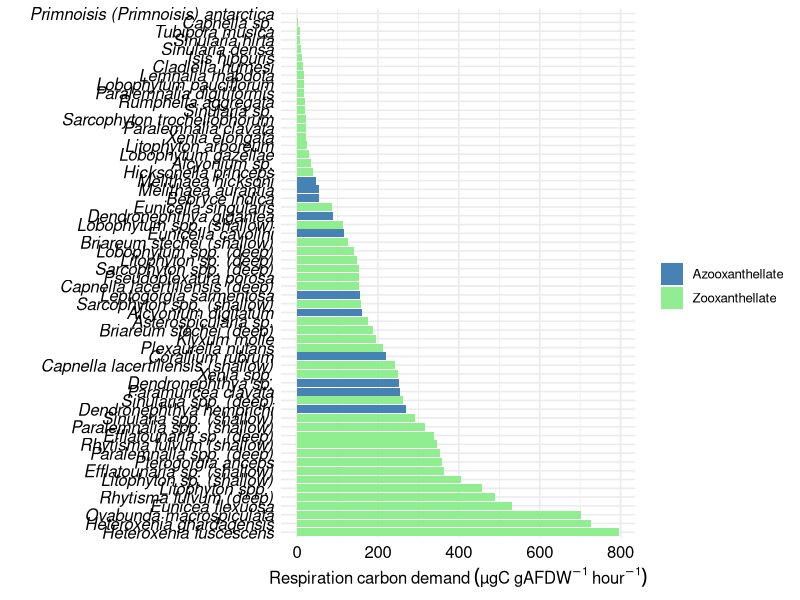
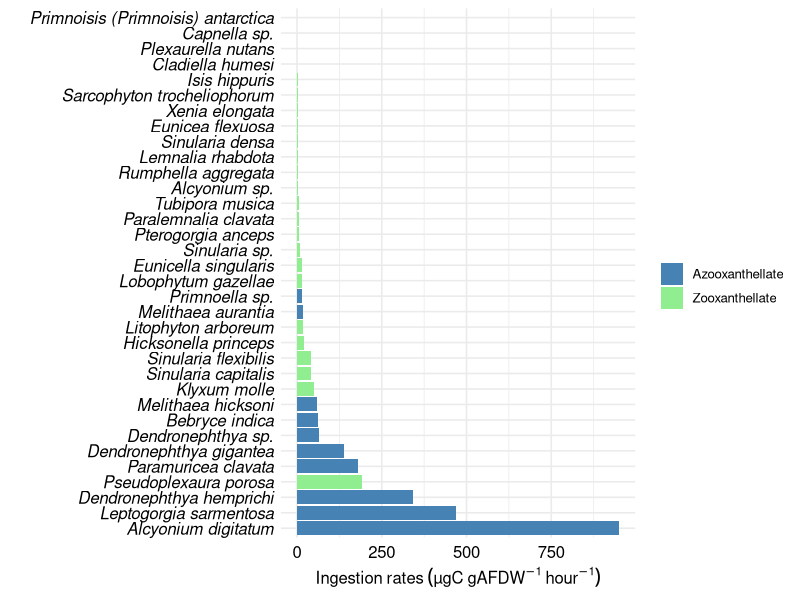
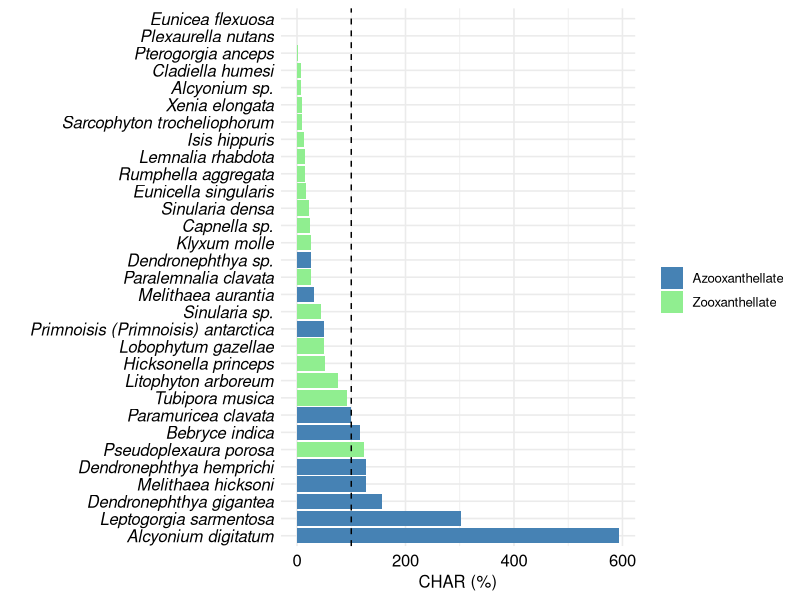
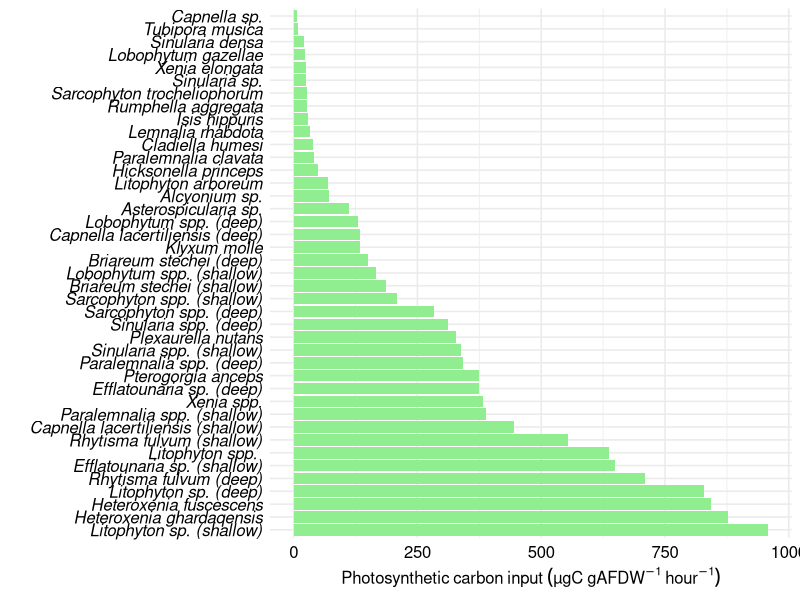
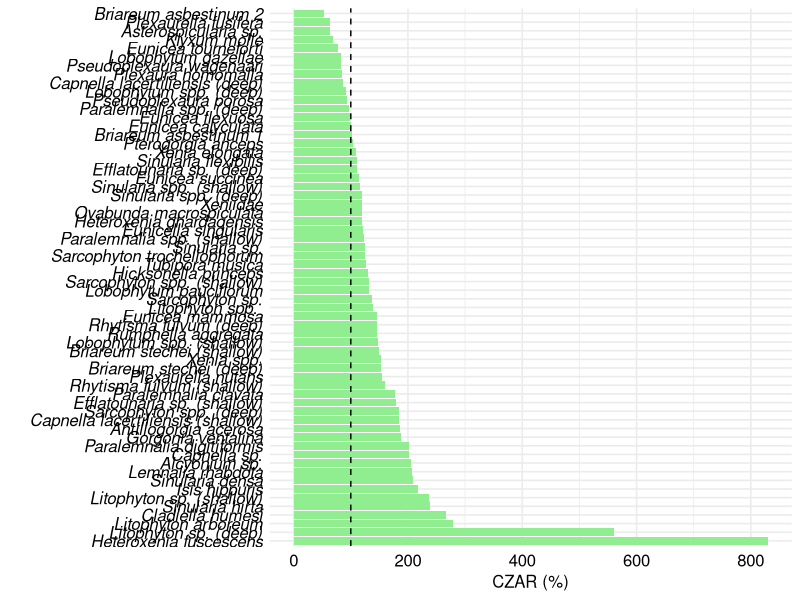
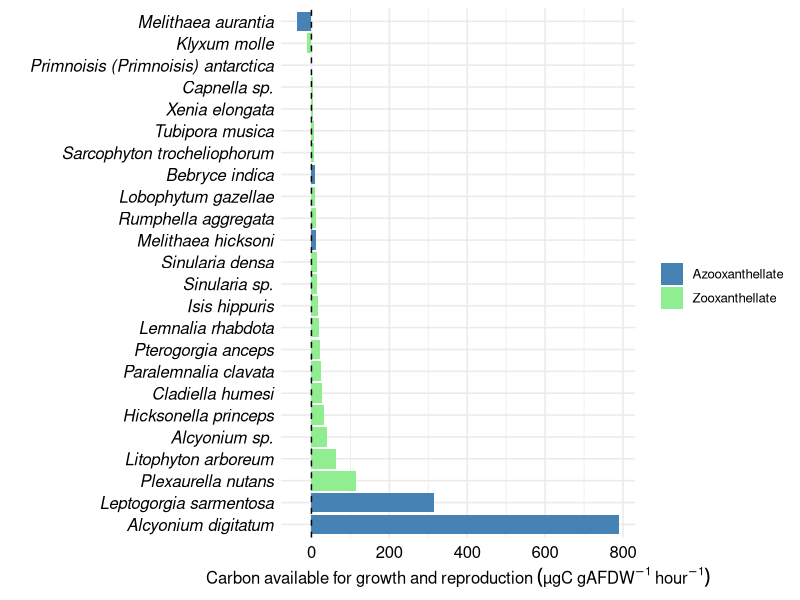

Write R code to recreate these figures, in order.
#Set working directory
setwd("C:/Users/patri/OneDrive/Documentos/PGSISCO/Review/MABI/Variables")

#Package
library(ggplot2)
library("dplyr")

############# 1. Rc

#Rc
data <- read.csv(file="data.csv",header=TRUE,sep=";",dec=".")
Rc<-subset(data, select = c(Species, Rmean, Symbiont, Authors, Year, Title, Journal, study.ID))
Rc<-na.omit(Rc)
str(Rc)

#Check the data manually
#write.table(Rc,"Rc raw.csv", sep=";", dec=".",row.names = F) 

#Reading new data
Rc <- read.csv(file="Rc selected.csv",header=TRUE,sep=";",dec=".")
Rc<-na.omit(Rc)

summary(Rc)
#n = 60

Rc.zoo <- filter(Rc, Symbiont == "Zooxanthellate")
summary(Rc.zoo)
#Zooxanthellate species:48

Rc.azoo <- filter(Rc, Symbiont == "Azooxanthellate")
summary(Rc.azoo)
#Azooxanthellate species:12


#Creating the figure
legend <- expression(Respiration~carbon~demand~(µgC~gAFDW^-1~hour^-1))
Fig.Rc <-ggplot(data=Rc, aes(x = reorder(Species,-Rmean), y = Rmean, fill=Symbiont))+
  geom_bar(stat="identity") +     
  scale_fill_manual(values=c("steelblue","lightgreen"), name=" ")+
  coord_flip()+
  theme_minimal(base_size = 12)+
  xlab(" ") + ylab(legend)+
  theme(axis.text.x = element_text(color="black",size=12))+
  theme(axis.text.y = element_text(color="black",size=12,face = "italic"))

#Figure
Fig.Rc

#Clear the R environment
rm(list=ls(all=TRUE))



############# 2. Hc

#Hc
data <- read.csv(file="data.csv",header=TRUE,sep=";",dec=".")
Hc<-subset(data, select = c(Species, Hmean, Symbiont, Hconsidering, Authors, Year, Title, Journal, study.ID))
Hc<-na.omit(Hc)
str(Hc)

#Check the data manually
#write.table(Hc,"Hc raw.csv", sep=";", dec=".",row.names = F) 

#Reading new data
Hc <- read.csv(file="Hc selected.csv",header=TRUE,sep=";",dec=".")
Hc<-na.omit(Hc)

summary(Hc)
#n = 34

Hc.zoo <- filter(Hc, Symbiont == "Zooxanthellate")
summary(Hc.zoo)
#Zooxanthellate species: 23

Hc.azoo <- filter(Hc, Symbiont == "Azooxanthellate")
summary(Hc.azoo)

#Creating the figure
legend <- expression(Ingestion~rates~(µgC~gAFDW^-1~hour^-1))
Fig.Hc<-ggplot(data=Hc, aes(x = reorder(Species,-Hmean), y = Hmean, fill=Symbiont))+
  geom_bar(stat="identity") +     
  scale_fill_manual(values=c("steelblue","lightgreen"), name=" ")+
  coord_flip()+
  theme_minimal(base_size = 12)+
  xlab(" ") + ylab(legend)+
  theme(axis.text.x = element_text(color="black",size=12))+
  theme(axis.text.y = element_text(color="black",size=12,face = "italic"))

#Figure
Fig.Hc

#Clear the R environment
rm(list=ls(all=TRUE))



############# 3.CHAR

#CHAR
data <- read.csv(file="data.csv",header=TRUE,sep=";",dec=".")
CHAR<-subset(data, select = c(Species, CHARmean, Symbiont, Hconsidering, Authors, Year, Title, Journal, study.ID))
CHAR<-na.omit(CHAR)
str(CHAR)

#Check the data manually
#write.table(CHAR,"CHAR raw.csv", sep=";", dec=".",row.names = F) 

#Reading new data
CHAR <- read.csv(file="CHAR selected.csv",header=TRUE,sep=";",dec=".")
CHAR <-na.omit(CHAR)

summary(CHAR)
#n = 31

CHAR.zoo <- filter(CHAR, Symbiont == "Zooxanthellate")
summary(CHAR.zoo)
#Zooxanthellate species: 21

CHAR.azoo <- filter(CHAR, Symbiont == "Azooxanthellate")
summary(CHAR.azoo)
#Azooxanthellate species: 10

#Creating the figure
Fig.CHAR<-ggplot(data=CHAR, aes(x = reorder(Species,-CHARmean), y = CHARmean, fill=Symbiont))+
  geom_bar(stat="identity") +     
  scale_fill_manual(values=c("steelblue","lightgreen"), name=" ")+
  coord_flip()+
  theme_minimal(base_size = 12)+
  xlab(" ") + ylab("CHAR (%)")+
  geom_hline(yintercept=100, linetype="dashed", color = "black")+ 
  theme(axis.text.x = element_text(color="black",size=12))+
  theme(axis.text.y = element_text(color="black",size=12,face = "italic"))

#Figure
Fig.CHAR

#Clear the R environment
rm(list=ls(all=TRUE))



############# 4.Pc

#Pc
data <- read.csv(file="data.csv",header=TRUE,sep=";",dec=".")
Pc<-subset(data, select = c(Species, Pmean, Symbiont, Authors, Year, Title, Journal, study.ID))
Pc<-na.omit(Pc)
str(Pc)

#Check the data manually
#write.table(Pc,"Pc raw.csv", sep=";", dec=".",row.names = F) 

#Reading new data
Pc <- read.csv(file="Pc selected.csv",header=TRUE,sep=";",dec=".")
Pc<-na.omit(Pc)

summary(Pc)
#n = 41

#Creating the figure
legend <- expression(Photosynthetic~carbon~input~(µgC~gAFDW^-1~hour^-1))
Fig.Pc <-ggplot(data=Pc, aes(x = reorder(Species,-Pmean), y = Pmean))+
  geom_bar(stat="identity",fill="lightgreen") + 
  coord_flip()+
  theme_minimal(base_size = 12)+
  xlab(" ") + ylab(legend)+
  theme(axis.text.x = element_text(color="black",size=12))+
  theme(axis.text.y = element_text(color="black",size=12,face = "italic"))

#Figure
Fig.Pc

#Clear the R environment
rm(list=ls(all=TRUE))



############# 5.CZAR

#CZAR
data <- read.csv(file="data.csv",header=TRUE,sep=";",dec=".")
CZAR<-subset(data, select = c(Species, CZARmean, Authors, Year, Title, Journal, study.ID))
CZAR<-na.omit(CZAR)
str(CZAR)

#Check the data manually
#write.table(CZAR,"CZAR raw.csv", sep=";", dec=".",row.names = F) 

#Reading new data
CZAR <- read.csv(file="CZAR selected.csv",header=TRUE,sep=";",dec=".")
CZAR<-na.omit(CZAR)

summary(CZAR)
#n = 62

#Creating the figure
Fig.CZAR<-ggplot(data=CZAR, aes(x = reorder(Species,-CZARmean), y = CZARmean))+
  geom_bar(stat="identity",fill="lightgreen") +     
  coord_flip()+
  theme_minimal(base_size = 12)+
  xlab(" ") + ylab("CZAR (%)")+
  geom_hline(yintercept=100, linetype="dashed", color = "black")+ 
  theme(axis.text.x = element_text(color="black",size=12))+
  theme(axis.text.y = element_text(color="black",size=12,face = "italic"))

#Figure
Fig.CZAR

#Clear the R environment
rm(list=ls(all=TRUE))



############# 6.SfG

#SfG
data <- read.csv(file="data.csv",header=TRUE,sep=";",dec=".")
SfG<-subset(data, select = c(Species, SfG, Symbiont, Authors, Year, Title, Journal, study.ID))
SfG<-na.omit(SfG)
str(SfG)

#Check the data manually
#write.table(SfG,"SfG raw.csv", sep=";", dec=".",row.names = F) 

#Reading new data
SfG<- read.csv(file="SfG selected.csv",header=TRUE,sep=";",dec=".")
SfG<-na.omit(SfG)

summary(SfG)
#n = 25

SfG.zoo <- filter(SfG, Symbiont == "Zooxanthellate")
summary(SfG.zoo)
#Zooxanthellate species: 18

SfG.azoo <- filter(SfG, Symbiont == "Azooxanthellate")
summary(SfG.azoo)
#Azooxanthellate species: 6

#Creating the figure
legend <- expression(Carbon~available~"for"~growth~and~reproduction~(µgC~gAFDW^-1~hour^-1))
Fig.SfG<-ggplot(data=SfG, aes(x = reorder(Species,-SfG), y = SfG, fill=Symbiont))+
  geom_bar(stat="identity") + 
  scale_fill_manual(values=c("steelblue","lightgreen"), name=" ")+
  coord_flip()+
  theme_minimal(base_size = 12)+
  xlab(" ") + ylab(legend)+
  geom_hline(yintercept=0, linetype="dashed", color = "black")+ 
  theme(axis.text.x = element_text(color="black",size=12))+
  theme(axis.text.y = element_text(color="black",size=12,face = "italic"))

#Figure
Fig.SfG

#Clear the R environment
rm(list=ls(all=TRUE))



############# 7. Total species
data <- read.csv(file="data.csv",header=TRUE,sep=";",dec=".")
species<-subset(data, select = c(Species, Symbiont, Authors, Year, Title, Journal, study.ID, Rmean, Hmean, CHARmean,Pmean, CZARmean, SfG))


#End
